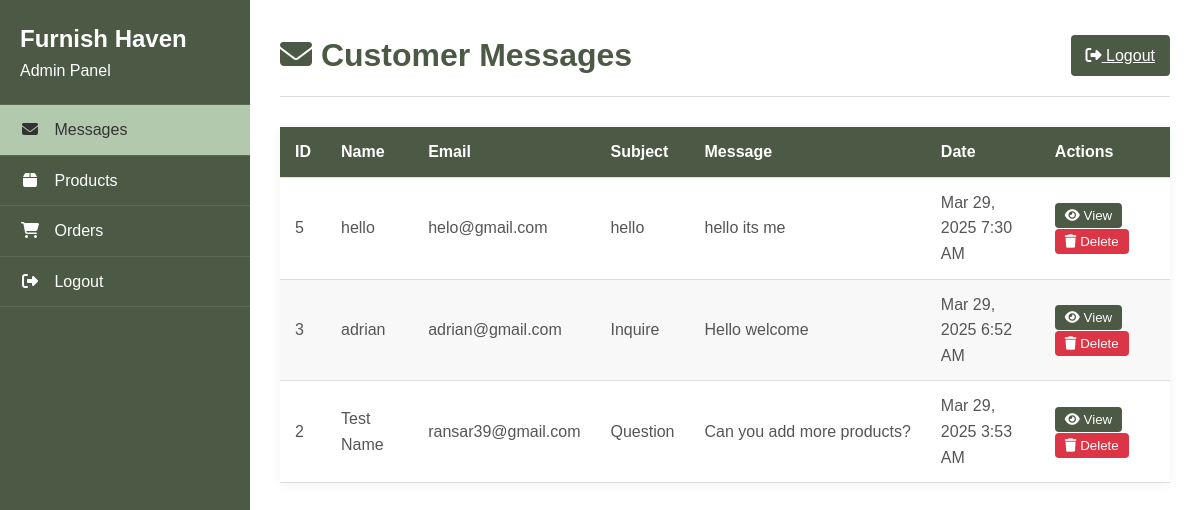
The app's page /admin_emails.php (signed in) with its own data.
### tables this page shows
CREATE TABLE `messages` (
  `id` int(11) NOT NULL,
  `name` varchar(255) NOT NULL,
  `email` varchar(255) NOT NULL,
  `subject` varchar(255) NOT NULL,
  `message` text NOT NULL,
  `created_at` timestamp NOT NULL DEFAULT current_timestamp()
);

### admin_emails.php (the view, shortened to what this page needs)
<?php
$db_host = 'localhost';
$db_user = 'root';
$db_pass = '';
$db_name = 'furn_db';
try {
    $pdo = new PDO("mysql:host=$db_host;dbname=$db_name", $db_user, $db_pass);
    $pdo->setAttribute(PDO::ATTR_ERRMODE, PDO::ERRMODE_EXCEPTION);
    $stmt = $pdo->query("SELECT * FROM messages ORDER BY created_at DESC");
    $messages = $stmt->fetchAll(PDO::FETCH_ASSOC);
} catch (PDOException $e) {
    die("Database connection failed: " . $e->getMessage());
}
?>
<!DOCTYPE html>
<html lang="en">
<head>
    <link rel="stylesheet" href="https://cdnjs.cloudflare.com/ajax/libs/font-awesome/6.4.0/css/all.min.css">
</head>
<body>
    <div class="admin-container">
        <nav class="sidebar">
    <div class="sidebar-header">
        <h2>Furnish Haven</h2>
        <p>Admin Panel</p>
    </div>
    <ul class="sidebar-nav">
    <li><a href="admin_emails.php" class="active"><i class="fas fa-envelope"></i> Messages</a></li>
        <li><a href="admin_products.php"><i class="fas fa-box"></i> Products</a></li>
        <li><a href="admin_orders.php"><i class="fas fa-shopping-cart"></i> Orders</a></li>
        <li><a href="logout.php"><i class="fas fa-sign-out-alt"></i> Logout</a></li>
    </ul>
</nav>
        <div class="main-content">
            <div class="header">
                <h1><i class="fas fa-envelope"></i> Customer Messages</h1>
                <a href="logout.php" class="logout-btn"><i class="fas fa-sign-out-alt"></i> Logout</a>
            </div>
            <?php if (empty($messages)): ?>
                <div class="no-messages">
                    <i class="fas fa-inbox" style="font-size: 50px; margin-bottom: 15px;"></i>
                    <h3>No messages found</h3>
                    <p>There are no customer messages in the database.</p>
                </div>
            <?php else: ?>
                <table class="messages-table">
                    <thead>
                        <tr>
                            <th>ID</th>
                            <th>Name</th>
                            <th>Email</th>
                            <th>Subject</th>
                            <th>Message</th>
                            <th>Date</th>
                            <th>Actions</th>
                        </tr>
                    </thead>
                    <tbody>
                        <?php foreach ($messages as $message): ?>
                        <tr>
                            <td><?php echo htmlspecialchars($message['id']); ?></td>
                            <td><?php echo htmlspecialchars($message['name']); ?></td>
                            <td><?php echo htmlspecialchars($message['email']); ?></td>
                            <td><?php echo htmlspecialchars($message['subject']); ?></td>
                            <td class="message-content" title="<?php echo htmlspecialchars($message['message']); ?>">
                                <?php echo htmlspecialchars($message['message']); ?>
                            </td>
                            <td><?php echo date('M j, Y g:i A', strtotime($message['created_at'])); ?></td>
                            <td>
                                <button class="action-btn view-btn" onclick="viewMessage(<?php echo $message['id']; ?>)">
                                    <i class="fas fa-eye"></i> View
                                </button>
                                <button class="action-btn delete-btn" onclick="deleteMessage(<?php echo $message['id']; ?>)">
                                    <i class="fas fa-trash"></i> Delete
                                </button>
                            </td>
                        </tr>
                        <?php endforeach; ?>
                    </tbody>
                </table>
            <?php endif; ?>
        </div>
    </div>
</body>
</html>

### admin_emails.php (style rules this page uses)
:root { --primary: #4B5945; --secondary: #66785F; --accent: #B2C9AD; --light: #f8f8f8; --dark: #333; --text: #555; --white: #ffffff; --medium-gray: #dddddd; --dark-gray: #666666; --black: #222222; }
* { margin: 0; padding: 0; box-sizing: border-box; }
body { font-family: 'Arial', sans-serif; line-height: 1.6; color: var(--text); background-color: var(--light); }
.admin-container { display: flex; min-height: 100vh; }
.sidebar { width: 250px; background-color: var(--primary); color: white; padding: 20px 0; }
.sidebar-header { padding: 0 20px 20px; border-bottom: 1px solid rgba(255,255,255,0.1); }
.sidebar-nav { list-style: none; padding: 0; margin: 0; }
.sidebar-nav li { border-bottom: 1px solid rgba(255,255,255,0.1); }
.sidebar-nav a { display: block; padding: 12px 20px; color: white; text-decoration: none; transition: all 0.3s; }
.sidebar-nav a.active { background-color: var(--accent); color: var(--dark); }
.sidebar-nav i { margin-right: 10px; width: 20px; text-align: center; }
.main-content { flex: 1; padding: 30px; background-color: var(--white); }
.header { display: flex; justify-content: space-between; align-items: center; margin-bottom: 30px; padding-bottom: 15px; border-bottom: 1px solid var(--medium-gray); }
.header h1 { color: var(--primary); }
.logout-btn { background-color: var(--primary); color: white; border: none; padding: 8px 15px; border-radius: 4px; cursor: pointer; transition: background-color 0.3s; }
.messages-table { width: 100%; border-collapse: collapse; margin-top: 20px; box-shadow: 0 2px 10px rgba(0,0,0,0.05); }
.messages-table th, .messages-table td { padding: 12px 15px; text-align: left; border-bottom: 1px solid var(--medium-gray); }
.messages-table th { background-color: var(--primary); color: white; }
.messages-table tr:nth-child(even) { background-color: var(--light); }
.message-content { max-width: 300px; white-space: nowrap; overflow: hidden; text-overflow: ellipsis; }
.action-btn { padding: 5px 10px; border: none; border-radius: 4px; cursor: pointer; margin-right: 5px; transition: all 0.3s; }
.view-btn { background-color: var(--primary); color: white; }
.delete-btn { background-color: #dc3545; color: white; }

### records on screen
messages: id "5", name "hello", email "helo@gmail.com", subject "hello", message "hello its me", created_at "Mar 29, 2025 7:30 AM"
messages: id "3", name "adrian", email "adrian@gmail.com", subject "Inquire", message "Hello welcome", created_at "Mar 29, 2025 6:52 AM"
messages: id "2", name "Test Name", email "ransar39@gmail.com", subject "Question", message "Can you add more products?", created_at "Mar 29, 2025 3:53 AM"
